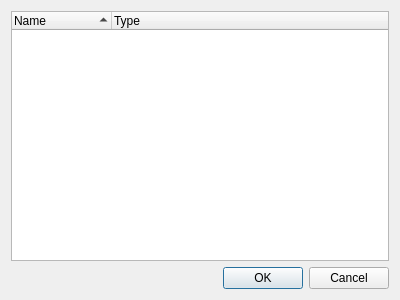
<ui version="4.0" >
 <class>FunctionSelection</class>
 <widget class="QDialog" name="FunctionSelection" >
  <property name="geometry" >
   <rect>
    <x>0</x>
    <y>0</y>
    <width>400</width>
    <height>300</height>
   </rect>
  </property>
  <property name="windowTitle" >
   <string>Select Function</string>
  </property>
  <layout class="QVBoxLayout" >
   <item>
    <widget class="QTreeWidget" name="m_tree" >
     <property name="alternatingRowColors" >
      <bool>true</bool>
     </property>
     <property name="rootIsDecorated" >
      <bool>false</bool>
     </property>
     <property name="itemsExpandable" >
      <bool>false</bool>
     </property>
     <property name="sortingEnabled" >
      <bool>true</bool>
     </property>
     <property name="allColumnsShowFocus" >
      <bool>true</bool>
     </property>
     <column>
      <property name="text" >
       <string>Name</string>
      </property>
     </column>
     <column>
      <property name="text" >
       <string>Type</string>
      </property>
     </column>
    </widget>
   </item>
   <item>
    <widget class="QDialogButtonBox" name="m_buttonBox" >
     <property name="orientation" >
      <enum>Qt::Horizontal</enum>
     </property>
     <property name="standardButtons" >
      <set>QDialogButtonBox::Cancel|QDialogButtonBox::Ok</set>
     </property>
    </widget>
   </item>
  </layout>
 </widget>
 <resources/>
 <connections>
  <connection>
   <sender>m_buttonBox</sender>
   <signal>accepted()</signal>
   <receiver>FunctionSelection</receiver>
   <slot>accept()</slot>
   <hints>
    <hint type="sourcelabel" >
     <x>248</x>
     <y>254</y>
    </hint>
    <hint type="destinationlabel" >
     <x>157</x>
     <y>274</y>
    </hint>
   </hints>
  </connection>
  <connection>
   <sender>m_buttonBox</sender>
   <signal>rejected()</signal>
   <receiver>FunctionSelection</receiver>
   <slot>reject()</slot>
   <hints>
    <hint type="sourcelabel" >
     <x>316</x>
     <y>260</y>
    </hint>
    <hint type="destinationlabel" >
     <x>286</x>
     <y>274</y>
    </hint>
   </hints>
  </connection>
 </connections>
</ui>
